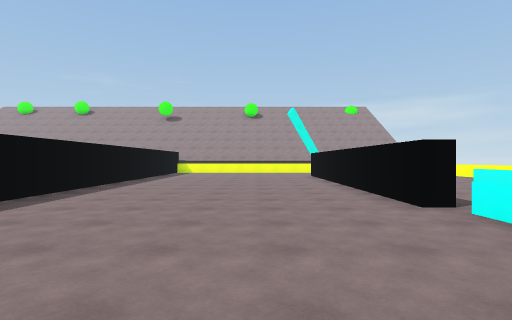
View 1 (above)

13 first-person views from a walk through a 3-D level made in the Unity game engine. The camera is 1.4 m above the floor, looks level and sees 80° across. The floor is counted in squares, 2 m on a side. Each view is taken from the middle of a square. On the plan, view 1 faces up. The plan holds only what a view shows up to about 10 squares ahead; the rest is blank. The place goes on beyond the plan. The player is left out.

View 2
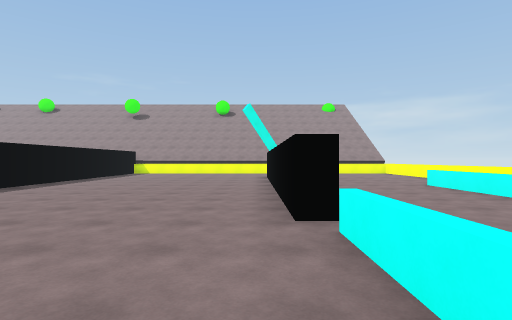

View 3
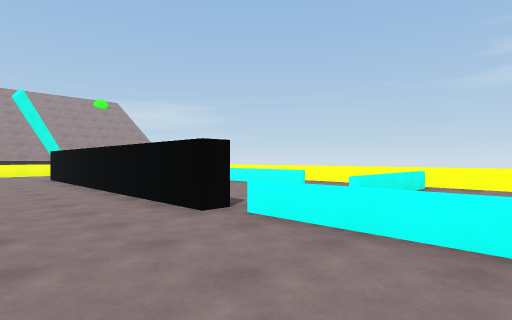

View 4
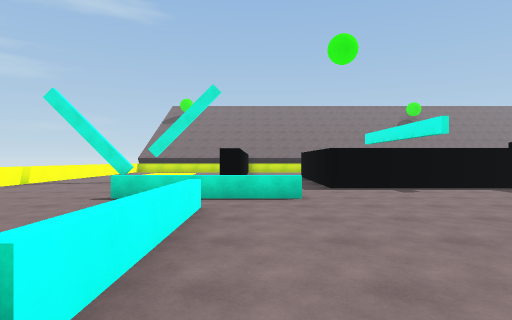

View 5
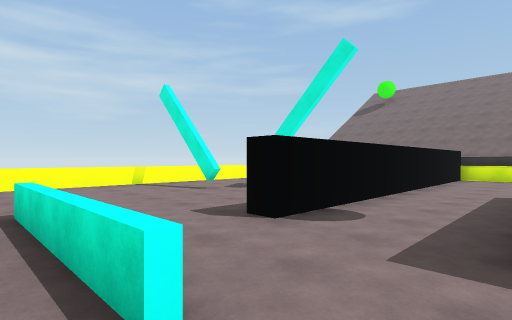

View 6
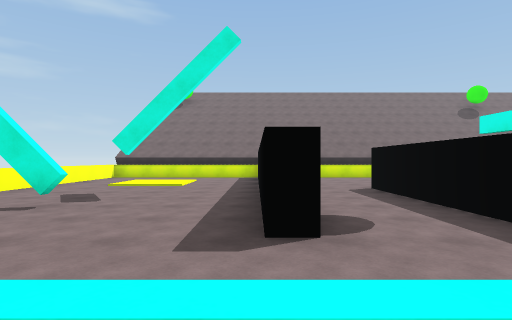

View 7
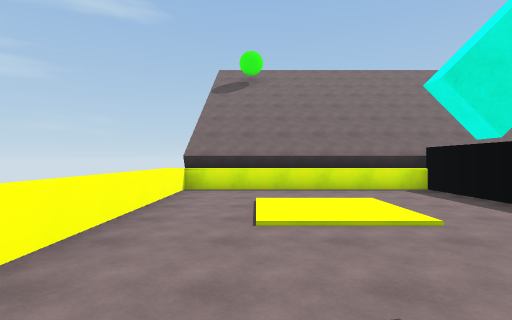

View 8
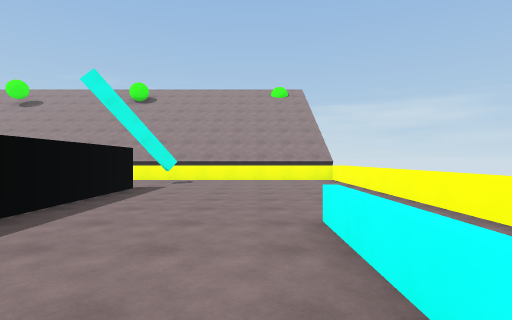

View 9
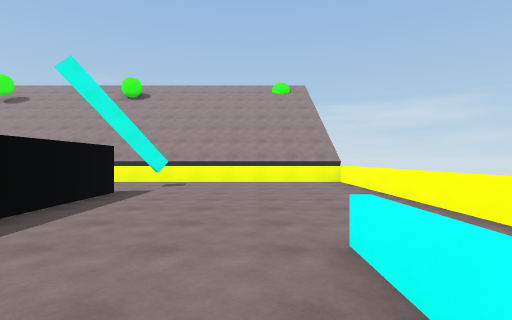

View 10
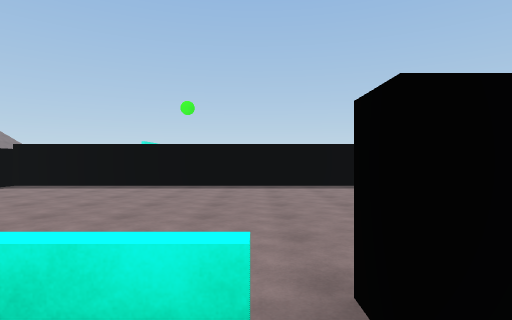

View 11
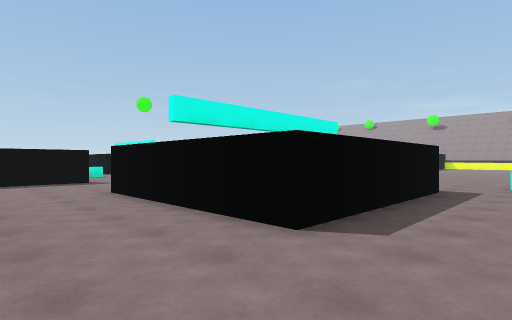

View 12
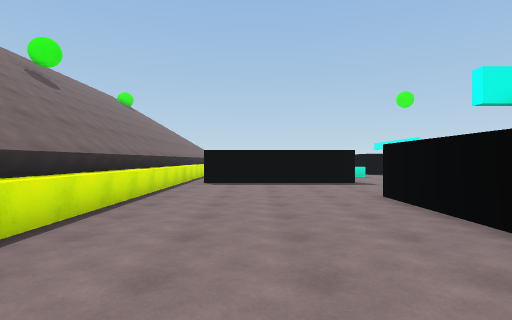

View 13
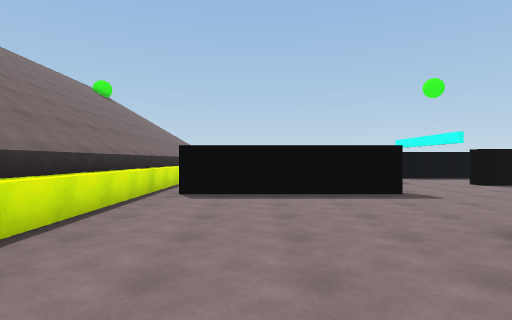

### Floor plan
Key: @ floor where view 1 was taken; # wall or solid block; x gap in a wall; . floor; ^ raised ledge.
Columns run from 12 left of view 1 to 9 right of it. Each row starts with its distance up from view 1.
 17              ^^^^^^^^^
 16               .x.....^
 15               .......^
 14                ......^
 13              ..#.....^
 12              ..#.....^
 11         #......#.....^
 10         #......#.....^
  9         #......#...^.^
  8         #......#...^
  7         #......#...^
  6         #......#... .^
  5         #......#... .^
  4         #......x..   ^
  3         #......^.....^
  2         #......^..  .^
  1         #......^...
  0         #...@......
 -1         #.....^^^....^
 -2         #............^
 -3   #     #####..#.....^
 -4 ....        #..#..#..^
 -5 .....       #..#.....^
 -6  ......     #..#.....
 -7    .....##  #..#..#..^
 -8     #..........#.....^
 -9     #..........#.....^
-10     #..........#.....^
-11     #..........#.....^
-12   .......... ..x.....^
-13 ###########  #########

Positions as (right, up) in squares from view 1, and headings:
1: (0, 0), facing up
2: (2, 1), facing up
3: (0, 1), facing up-right
4: (2, 5), facing down
5: (0, 0), facing down-right
6: (3, 0), facing down
7: (7, -5), facing down
8: (6, 6), facing up
9: (6, 7), facing up
10: (4, 4), facing left
11: (2, -10), facing up-left
12: (1, -10), facing left
13: (-2, -10), facing left
